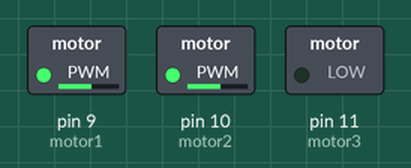
This sketch was run on a simulated Arduino Uno, built with avr-gcc and run on an emulated ATmega328P. Shown: switched loads named in the sketch (green lamp = pin HIGH). What the sketch prints to the serial monitor is not drawn.

Above: at 0.05 s.
Timing chart, 0 to 3.0 s (numbered marks = the images above):
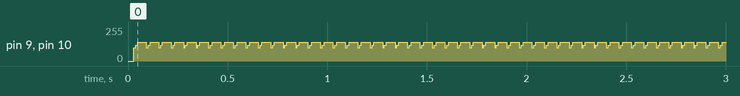

Measured:
- by itself, pin 9 (motor1), pin 10 (motor2): repeats every 0.06 s: 120/255 0.01 s, 140/255 0.04 s, 100/255 0.01 s

The sketch:

manual_wheel_test.ino
```cpp
#define motor1 9
#define motor2 10
#define motor3 11
#define fwpin 2
#define bkpin 3
#define lfpin 4
#define rtpin 5

int num=0;

void setup() {
  // put your setup code here, to run once:
  Serial.begin(9600);
  pinMode(motor1, OUTPUT);
  pinMode(motor2, OUTPUT);
  pinMode(motor3, OUTPUT);
  pinMode(fwpin, INPUT);
  pinMode(bkpin, INPUT);
  pinMode(lfpin, INPUT);
  pinMode(rtpin, INPUT);

  digitalWrite(fwpin, HIGH);
  digitalWrite(bkpin, HIGH);
  digitalWrite(lfpin, HIGH);
  digitalWrite(rtpin, HIGH);
}

void forward() {
  int i=0, j=0;
  while(i<150 && j<150){
    analogWrite(motor1, i);
    analogWrite(motor2, j);
    Serial.print(i);
    Serial.print("\t");
    Serial.println(j);
    i=i+20;
    j=j+20;
  }
}

void back() {
  int i=0, j=0;
  while(i<150 && j<150){
    analogWrite(motor1, i);
    analogWrite(motor2, j);
    Serial.print(i);
    Serial.print("\t");
    Serial.println(j);
    i=i+20;
    j=j+20;
  }
}

void left() {
  int i=0, j=0;
  while(i<150 && j<150){
    analogWrite(motor1, i);
    analogWrite(motor2, j);
    Serial.print(i);
    Serial.print("\t");
    Serial.println(j);
    i=i+20;
    j=j+20;
  }
}

void right() {
  int i=0, j=0;
  while(i<150 && j<150){
    analogWrite(motor1, i);
    analogWrite(motor2, j);
    Serial.print(i);
    Serial.print("\t");
    Serial.println(j);
    i=i+20;
    j=j+20;
  }
}

void loop() {
  // put your main code here, to run repeatedly:

//  if (fwpin == LOW) {
//    Serial.println("Forward");
//    forward();
//  }
//  if(bkpin == LOW) {
//    Serial.println("Backwards");
//    back();
//  }
//  if(lfpin == LOW) {
//    Serial.println("Left");
//    left();
//  }
//  if (rtpin == LOW) {
//    Serial.println("Right");
//    right();
//  }

  forward();
}
```
